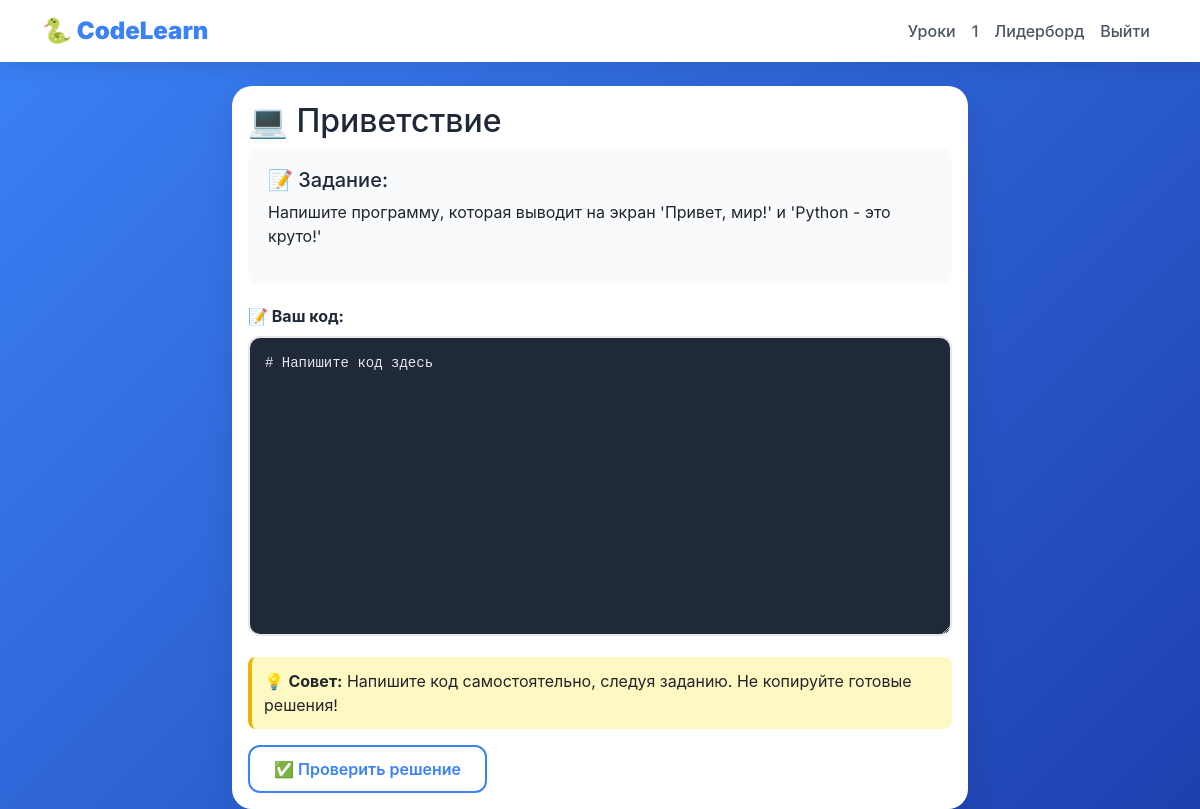
/task/2 (signed in), run on the app's committed database.
### data/users.py (models this page shows, shortened)
class User(SqlAlchemyBase, UserMixin, SerializerMixin):
    __tablename__ = 'users'
    id = sqlalchemy.Column(sqlalchemy.Integer, primary_key=True, autoincrement=True)
    name = sqlalchemy.Column(sqlalchemy.String, nullable=True)
    about = sqlalchemy.Column(sqlalchemy.String, nullable=True)
    email = sqlalchemy.Column(sqlalchemy.String, index=True, unique=True, nullable=True)
    hashed_password = sqlalchemy.Column(sqlalchemy.String, nullable=True)
    age = sqlalchemy.Column(sqlalchemy.Integer, default=12)
    created_date = sqlalchemy.Column(sqlalchemy.DateTime, default=datetime.datetime.now)
    progress = orm.relationship('UserProgress', back_populates='user', uselist=False)
    achievements = orm.relationship('UserAchievement', back_populates='user')
    quiz_answers = orm.relationship('UserQuizAnswer', back_populates='user')
    task_solutions = orm.relationship('TaskSolution', back_populates='user')

### data/task.py (models this page shows)
class Task(SqlAlchemyBase, SerializerMixin):
    __tablename__ = 'tasks'
    id = sqlalchemy.Column(sqlalchemy.Integer, primary_key=True, autoincrement=True)
    lesson_id = sqlalchemy.Column(sqlalchemy.Integer, sqlalchemy.ForeignKey('lessons.id'))
    title = sqlalchemy.Column(sqlalchemy.String, nullable=False)
    description = sqlalchemy.Column(sqlalchemy.Text)
    initial_code = sqlalchemy.Column(sqlalchemy.Text, default='')
    test_code = sqlalchemy.Column(sqlalchemy.Text)
    language = sqlalchemy.Column(sqlalchemy.String, default='python')
    lesson = orm.relationship('Lesson')
    solutions = orm.relationship('TaskSolution', back_populates='task')

### main.py (the view, shortened to what this page needs)
@app.route('/task/<int:task_id>', methods=['GET', 'POST'])
@login_required
def task(task_id):
    db_sess = get_db()
    task_obj = db_sess.get(Task, task_id)
    if not task_obj:
        abort(404)
    solved_record = db_sess.query(TaskSolution).filter(TaskSolution.task_id == task_id, TaskSolution.user_id == current_user.id).first()
    solved = solved_record is not None and solved_record.solved
    return render_template("task.html", task=task_obj, solved=solved)

### data/db_session.py (called while the page is built)
def create_session() -> Session:
    global __factory
    return __factory()

### main.py (called while the page is built)
@app.teardown_appcontext
def shutdown_session(exception=None):
    db_sess = getattr(g, '_db_session', None)
    if db_sess:
        db_sess.close()

def get_db():
    if not hasattr(g, '_db_session'):
        g._db_session = db_session.create_session()
    return g._db_session

@login_manager.user_loader
def load_user(user_id):
    db_sess = get_db()
    return db_sess.get(User, user_id)

### templates/task.html (shortened to what this page needs)
{% extends "base.html" %}
{% block content %}
<div class="row">
    <div class="col-lg-8 mx-auto">
        <div class="card">
            <div class="card-body">
                <h2 class="card-title">💻 {{ task.title }}</h2>
                <div class="task-description">
                    <h5>📝 Задание:</h5>
                    {% set lines = task.description.split('\n') %}
                    {% for line in lines %}
                        <p>{{ line }}</p>
                    {% endfor %}
                </div>
                {% if solved %}
                    <div class="alert alert-success text-center">
                        <h5>🎉 Отлично!</h5>
                        <p>Задание выполнено! +50 XP</p>
                        <div class="mt-3">
                            <a href="/lesson/{{ task.lesson_id }}/complete" class="btn btn-success">Завершить урок</a>
                            <a href="/lessons" class="btn btn-outline-primary">К списку уроков</a>
                        </div>
                    </div>
                {% else %}
                    <form method="POST">
                        <label class="form-label fw-bold">📝 Ваш код:</label>
                        <textarea name="code" class="code-editor" rows="12" placeholder='# Напишите свой код здесь
# Например:
# print("Привет, мир!")'>{{ task.initial_code }}</textarea>
                        <div class="hint">
                            💡 <strong>Совет:</strong> Напишите код самостоятельно, следуя заданию. Не копируйте готовые решения!
                        </div>
                        <button type="submit" class="btn btn-primary mt-3">✅ Проверить решение</button>
                    </form>
                {% endif %}
            </div>
        </div>
    </div>
</div>
{% endblock %}

### templates/base.html (shortened to what this page needs)
<!DOCTYPE html>
<html lang="ru">
<head>
    <link href="https://cdn.jsdelivr.net/npm/bootstrap@5.1.3/dist/css/bootstrap.min.css" rel="stylesheet">
</head>
<body>
    <div class="code-bg" id="codeBg"></div>
    <nav class="navbar navbar-expand-lg navbar-light">
        <div class="container">
            <a class="navbar-brand" href="/">
                <strong>🐍 CodeLearn</strong>
            </a>
            <div class="collapse navbar-collapse" id="navbarNav">
                <ul class="navbar-nav ms-auto">
                    {% if current_user.is_authenticated %}
                        <li class="nav-item">
                            <a class="nav-link" href="/lessons">Уроки</a>
                        </li>
                        <li class="nav-item">
                            <a class="nav-link" href="/profile">{{ current_user.name }}</a>
                        </li>
                        <li class="nav-item">
                            <a class="nav-link" href="/leaderboard">Лидерборд</a>
                        </li>
                        <li class="nav-item">
                            <a class="nav-link" href="/logout">Выйти</a>
                        </li>
                    {% endif %}
                </ul>
            </div>
        </div>
    </nav>
    <div class="container mt-4" style="position: relative; z-index: 10;">
        {% block content %}{% endblock %}
    </div>
</body>
</html>

### templates/base.html (style rules this page uses)
* { margin: 0; padding: 0; box-sizing: border-box; }
body { background: linear-gradient(135deg, #3b82f6 0%, #1e40af 100%); min-height: 100vh; font-family: 'Inter', -apple-system, BlinkMacSystemFont, sans-serif; position: relative; }
.code-bg { position: fixed; top: 0; left: 0; width: 100%; height: 100%; pointer-events: none; z-index: 0; overflow: hidden; font-family: 'Courier New', monospace; font-size: 14px; color: rgba(255, 255, 255, 0.2); }
.navbar { background: white !important; box-shadow: 0 4px 20px rgba(0,0,0,0.1); position: relative; z-index: 10; }
.navbar-brand { color: #3b82f6 !important; font-weight: bold; font-size: 1.5rem; }
.nav-link { color: #4b5563 !important; font-weight: 500; transition: color 0.3s ease; }
.card { background: white; border-radius: 20px; border: none; box-shadow: 0 10px 30px rgba(0,0,0,0.1); transition: transform 0.3s, box-shadow 0.3s; position: relative; z-index: 10; }
.btn-primary { background: white; border: 2px solid #3b82f6; color: #3b82f6; font-weight: 600; padding: 10px 24px; border-radius: 12px; transition: all 0.3s ease; }
.form-label { font-weight: 600; color: #1f2937; }
h1, h2, h3, h4, h5 { color: #1f2937; }
.card-title { color: #1f2937; }

### templates/task.html (style rules this page uses)
.code-editor { font-family: 'Courier New', monospace; background: #1f2937; color: #e5e7eb; padding: 15px; border-radius: 12px; border: 2px solid #e5e7eb; width: 100%; min-height: 300px; font-size: 14px; line-height: 1.5; resize: vertical; }
.task-description { background: #f8fafc; padding: 20px; border-radius: 12px; margin-bottom: 20px; }
.hint { background: #fef9c3; border-left: 4px solid #eab308; padding: 12px; border-radius: 8px; margin-top: 15px; }

### data on the page
User: name "1"
Task: title "Приветствие", description "Напишите программу, которая выводит на экран 'Привет, мир!' и 'Python - это круто!'", code "# Напишите код здесь"
